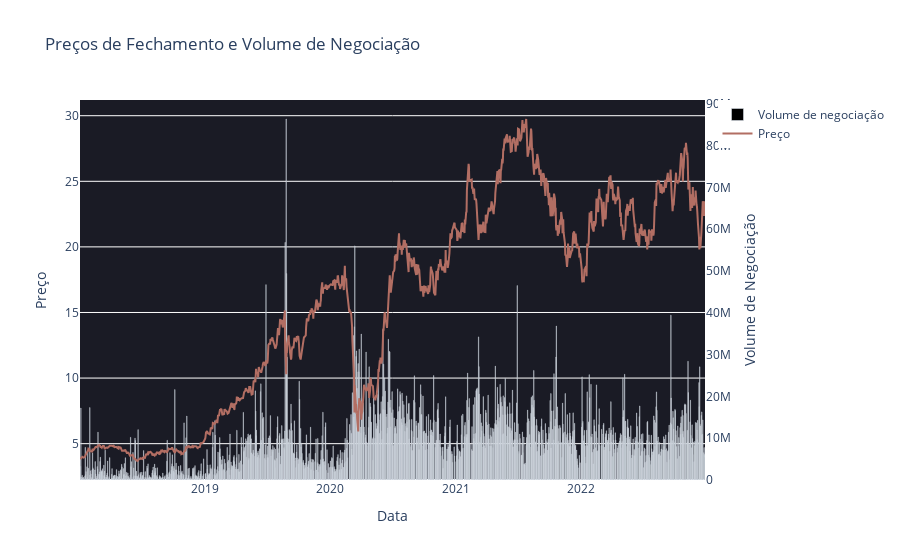

Write notebook code for a chart like this one.
### Code cell
# Obtem a série temporal dos preços de fechamento do ticker em questão.
ticker1_closing_prices_serie = ticker1_data['Adj Close']
# Obtem a série temporal do volume diário de negociação do ticker em questão.
ticker1_volume_serie = ticker1_data['Volume']

# Plota o gráfico dos (Preços de Fechamento x Volume de Negociação) para o ticker em questão.
plot_close_prices_with_volume(ticker1_closing_prices_serie,ticker1_volume_serie)

### Figure 1 — Plotly figure (JSON) as saved in the notebook; plotly's stock layout.template omitted (floating-point values rounded to 4 significant figures; data arrays with more than 128 entries replaced by an {"elided": "..."} marker saying what was removed)
{"data": [{"marker": {"color": "black"}, "name": "Volume de negociação", "type": "bar", "x": {"elided": "1239 str values"}, "y": {"elided": "1239 int values"}, "yaxis": "y2"}, {"line": {"color": "#B26E63"}, "mode": "lines", "name": "Preço", "type": "scatter", "x": {"elided": "1239 str values"}, "y": {"elided": "1239 float values"}, "yaxis": "y"}], "layout": {"paper_bgcolor": "white", "plot_bgcolor": "#1A1B25", "title": {"text": "Preços de Fechamento e Volume de Negociação"}, "xaxis": {"title": {"text": "Data"}}, "yaxis": {"overlaying": "y2", "title": {"text": "Preço"}}, "yaxis2": {"showgrid": false, "side": "right", "title": {"text": "Volume de Negociação"}}}}
